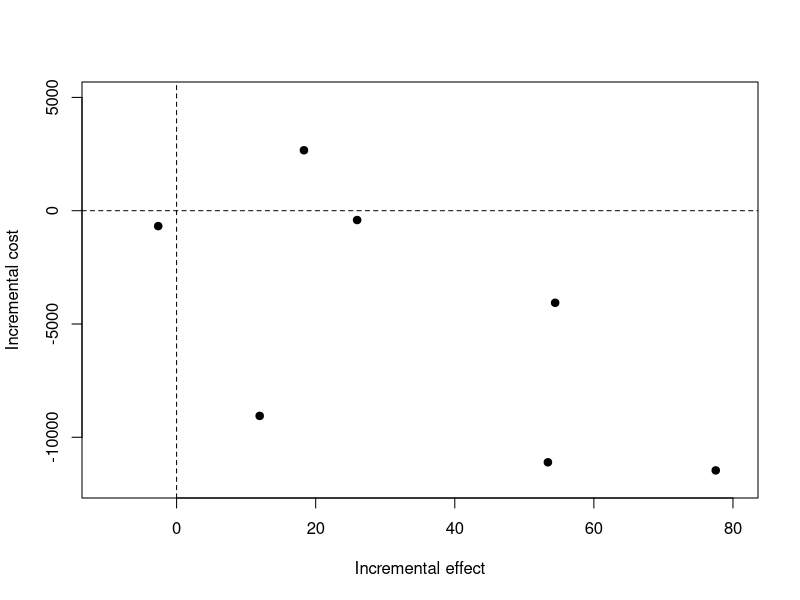
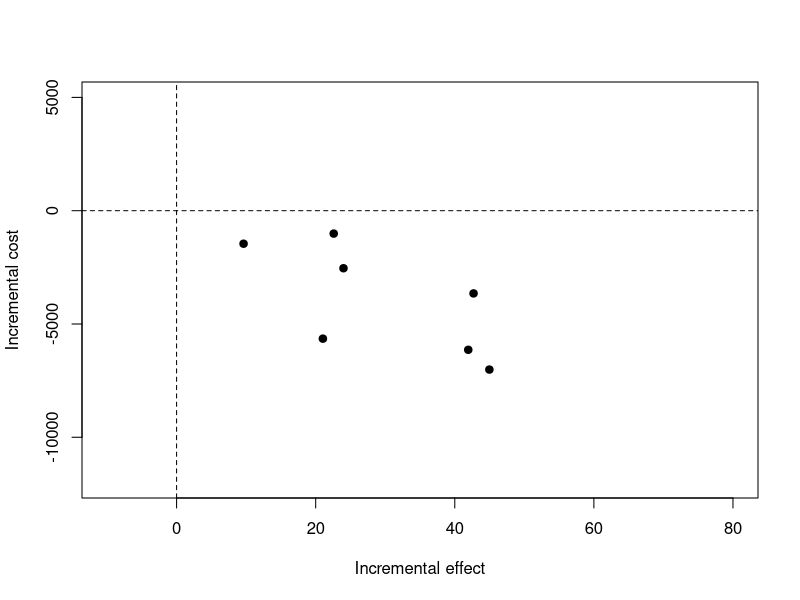
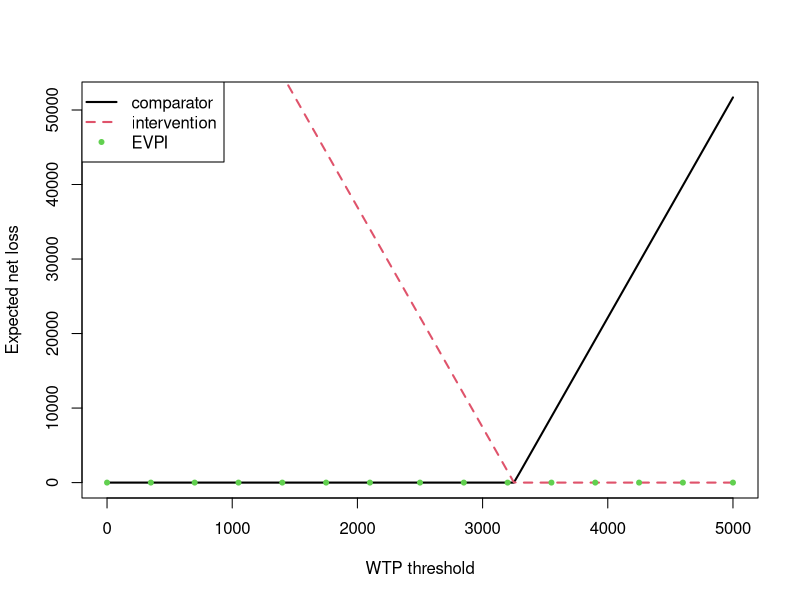
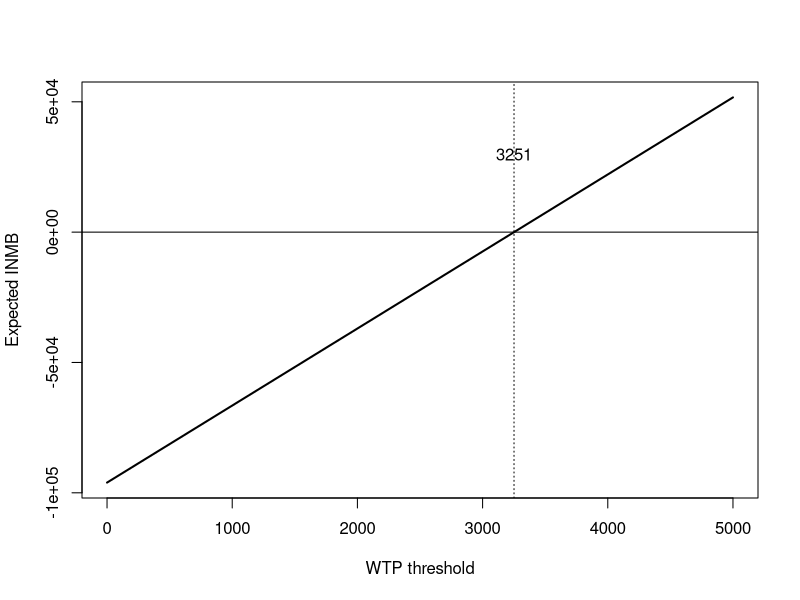
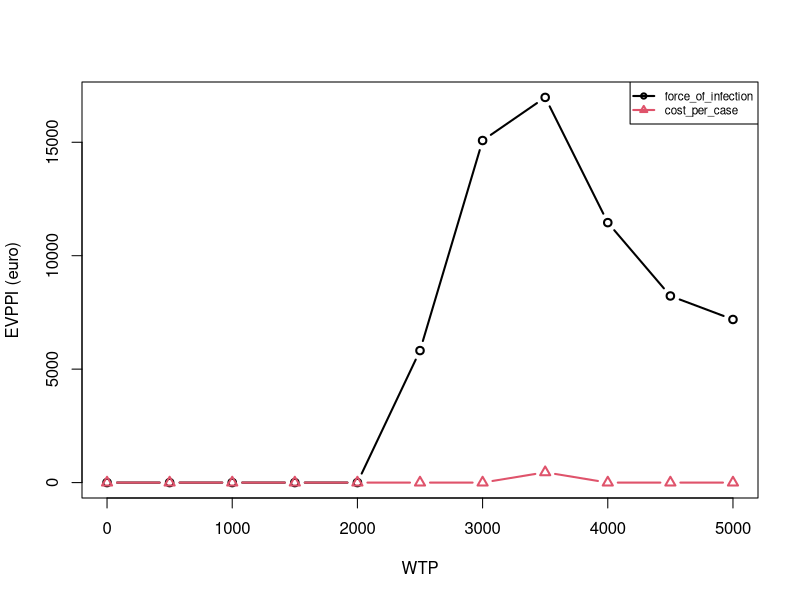

These charts were generated, in order, by the following R code:
## ---- chunk 1
set.seed(2020)

knitr::opts_chunk$set(fig.cap='', fig.align="center", message=FALSE, warning=FALSE, fig.height = 6, fig.width = 10)
## ---- chunk 2
sample_gamma = function(nsamples, mean, se){
  rgamma(nsamples, shape = mean^2 / se^2, rate = mean / se^2)
}

sample_beta_event = function(nsamples, events, sample_size){
  return(rbeta(nsamples, shape1 = events, shape2 = sample_size - events))
}

## ---- chunk 3

# set number of samples to include in the uncertainty analysis
nsamples = 7

# population details
targetgroup     = 10000 		# people>65 years

# force of infection
foi_mean        = 4   # cases
foi_sample_size = 60  # trial population

# cost per case
cost_mean = 10 # euro
cost_se   = 5  # euro

# program details
uptake_program          = 0.80
vaccine_efficacy        = 0.6
vaccine_price_per_dose  = 0 # euro

# QALY
QALYloss_case = 0.082

## ---- chunk 4

# set the random-number-generator seed to get exactly the same results each time you run the code
set.seed(345698) 

# comparator
force_of_infection   = sample_beta_event(nsamples,foi_mean,foi_sample_size)  
cost_per_case        = sample_gamma(nsamples, cost_mean, cost_se) 	  # euro
comp_infections      = force_of_infection * targetgroup
comp_QALY_loss       = comp_infections * QALYloss_case
comp_total_cost      = comp_infections * cost_per_case

# intervention
force_of_infection   = sample_beta_event(nsamples,foi_mean,foi_sample_size)  
cost_per_case        = sample_gamma(nsamples, cost_mean, cost_se) 	  # euro
interv_infections    = force_of_infection * targetgroup * (1 - vaccine_efficacy * uptake_program)
interv_QALY_loss     = interv_infections * QALYloss_case
interv_total_cost    = interv_infections * cost_per_case + (targetgroup * vaccine_price_per_dose * uptake_program)

# calculate incremental cost and effect
incr_QALY_gain = comp_QALY_loss - interv_QALY_loss
incr_cost =  interv_total_cost - comp_total_cost

# plot CE-plane
plot(x = incr_QALY_gain, y = incr_cost, xlim = c(-10,80), ylim = c(-12e3,5e3), 
        xlab = 'Incremental effect', ylab = 'Incremental cost', pch = 19)
abline(h=0,lty=2)
abline(v=0,lty=2)

# show table
data_out = data.frame(sample = 1:nsamples,
                      comp_total_cost = comp_total_cost,
                      interv_total_cost = interv_total_cost,
                      incr_cost = incr_cost,
                      comp_QALY_loss = comp_QALY_loss,
                      interv_QALY_loss = interv_QALY_loss,
                      incr_QALY_gain = incr_QALY_gain)

# print table
knitr::kable(round(data_out), caption = "Summary Table of Costs and QALY Values")
           
## ---- chunk 5

# check "baseline" infections

# Calculate baseline number of infections in program
###interv_infections = force_of_infection * targetgroup * (1 - vaccine_efficacy * uptake_program)
interv_infections_baseline = interv_infections / (1 - vaccine_efficacy * uptake_program)

# calculate difference for "current practice"
diff_current_practice = interv_infections_baseline - comp_infections 

# calculate difference with program in place
incr_infections_program =  interv_infections - comp_infections

data_out = data.frame(sample = 1:nsamples,
                      comp_infections = comp_infections,
                      interv_infections_baseline = interv_infections_baseline,
                      diff_current_practice = diff_current_practice,
                      interv_infections = interv_infections,
                      incr_infections_program = incr_infections_program
                       )

# print table
knitr::kable(round(data_out), caption = "Summary Table of Infections and QALY Values")
## ---- chunk 6

# set the random-number-generator seed to get exactly the same results each time you run the code
set.seed(345698) 

# comparator
force_of_infection   = sample_beta_event(nsamples,foi_mean,foi_sample_size)  
cost_per_case        = sample_gamma(nsamples, cost_mean, cost_se) 	  # euro
comp_infections      = force_of_infection * targetgroup
comp_QALY_loss       = comp_infections * QALYloss_case
comp_total_cost      = comp_infections * cost_per_case

# intervention
####force_of_infection   = sample_beta_event(nsamples,foi_mean,foi_sample_size)  
####cost_per_case        = sample_gamma(nsamples, cost_mean, cost_se) 	  # euro
interv_infections    = comp_infections * (1 - vaccine_efficacy * uptake_program)
interv_QALY_loss     = interv_infections * QALYloss_case
interv_total_cost    = interv_infections * cost_per_case + (targetgroup * vaccine_price_per_dose * uptake_program)

# calculate incremental cost and effect
incr_QALY_gain = comp_QALY_loss - interv_QALY_loss
incr_cost =  interv_total_cost - comp_total_cost

# plot CE-plane
plot(incr_QALY_gain,incr_cost, xlim = c(-10,80), ylim = c(-12e3,5e3), 
        xlab = 'Incremental effect', ylab = 'Incremental cost', pch = 19)
abline(h=0,lty=2)
abline(v=0,lty=2)

# show table
data_out = data.frame(sample = 1:nsamples,
                      comp_total_cost = comp_total_cost,
                      interv_total_cost = interv_total_cost,
                      incr_cost = incr_cost,
                      comp_QALY_loss = comp_QALY_loss,
                      interv_QALY_loss = interv_QALY_loss,
                      incr_QALY_gain = incr_QALY_gain)

# print table
knitr::kable(round(data_out), caption = "Summary Table of Costs and QALY Values")
           
## ---- chunk 7

# adjust program cost
incr_cost_adj = incr_cost + 100000

# set WTP threshold
k = 5000

inmb_sample = (incr_QALY_gain * k) - incr_cost_adj
inmb_pos    = as.numeric(inmb_sample > 0)

# show table
data_out = data.frame(sample = 1:nsamples,
                      incr_cost_adj = incr_cost_adj,
                      incr_QALY_gain = incr_QALY_gain,
                      inmb_sample = inmb_sample,
                      inmb_pos = inmb_pos)


# print table
knitr::kable(round(data_out), caption = "Summary Table per Sample (k = 5000)")

# summary statistics
inmb_mean    = mean(incr_QALY_gain * k) - mean(incr_cost_adj)
inmb_mean2   = mean(inmb_sample)
icer         = mean(incr_cost_adj) / mean(incr_QALY_gain)

# show table
data_out = data.frame(inmb_mean = inmb_mean,
                      inmb_mean2 = inmb_mean2,
                      inmb_pos = sum(inmb_pos) / length(inmb_pos),
                      icer = icer)

# print table
knitr::kable(data_out, caption = "Summary Table (k = 5000)")

## ---- chunk 8

# adjust program cost
incr_cost_adj = incr_cost + 100000

# set WTP threshold
k = 3500

inmb_sample = (incr_QALY_gain * k) - incr_cost_adj
inmb_pos    = as.numeric(inmb_sample > 0)

# show table
data_out = data.frame(sample = 1:nsamples,
                      incr_cost_adj = incr_cost_adj,
                      incr_QALY_gain = incr_QALY_gain,
                      inmb_sample = inmb_sample,
                      inmb_pos = inmb_pos)


# print table
knitr::kable(round(data_out), caption = "Summary Table per Sample (k = 3500)")


# summary statistics
inmb_mean = mean(incr_QALY_gain * k) - mean(incr_cost_adj)
icer      = mean(incr_cost_adj) / mean(incr_QALY_gain)

# show table
data_out = data.frame(inmb_mean = inmb_mean,
                      inmb_pos = sum(inmb_pos) / length(inmb_pos),
                      icer = icer)

# print table
knitr::kable(data_out, caption = "Summary Table (k = 3500)")

## ---- chunk 9

# adjust program cost
incr_cost_adj = incr_cost + 100000

# set WTP threshold
k = seq(0,5000,50)

inmb_wtp = mean(incr_QALY_gain) * k - mean(incr_cost_adj)
inmb_pos = as.numeric(inmb_wtp > 0)

net_loss_comparator = (inmb_pos == TRUE) * inmb_wtp
net_loss_intervention = (inmb_pos == FALSE) * -inmb_wtp

# show table
data_out = data.frame(k = k,
                      inmb_wtp = inmb_wtp,
                      inmb_pos = inmb_pos,
                      net_loss_comparator = net_loss_comparator,
                      net_loss_intervention = net_loss_intervention)


# print table
knitr::kable(round(data_out), caption = "Summary Table Net Loss")

# Plot Net Loss
plot(k, net_loss_comparator, type = 'l', xlab = 'WTP threshold', ylab = 'Expected net loss', lwd=2)
lines(k, net_loss_intervention, xlab = 'WTP threshold', ylab = 'Expected net loss', col =  2, lty=2, lwd = 2)

# PLOT EVPI
evpi <- apply(cbind(net_loss_comparator,net_loss_intervention),1,min)

#plot subset
subs <- seq(1,length(evpi),length=15)
points(k[subs],evpi[subs],pch=20,col=3)

# add legend
legend('topleft',
       c('comparator',
       'intervention',
       'EVPI'),
       col=1:3,
       lwd=c(2,2,NA),
       pch=c(NA,NA,20),
       lty=1:2)

## ---- chunk 10
# Plot INMB
plot(k, inmb_wtp, type = 'l', xlab = 'WTP threshold', ylab = 'Expected INMB', lwd=2)
abline(h=0)
abline(v=icer, lty=3)
text(x = icer, y = 3e4, labels = round(icer))

## ---- chunk 11

# load package for GAM
library(mgcv)

# specify WTP
opt_wtp <- seq(0,5000,500)
num_wtp <- length(opt_wtp)

# combine input parameters with uncertainty
model_param = data.frame(force_of_infection= force_of_infection,
                         cost_per_case = cost_per_case)

# specify the number parameter values
num_param <- ncol(model_param)

# initiate matrix to store EVPPI values
evppi <- matrix(0,num_wtp,num_param)  

# run over all WTP levels
for(j in 1:length(opt_wtp)){
  
  # set WTP threshold
  k = opt_wtp[j]
  
  # calculate INMB
  inmb_sample = (incr_QALY_gain * k) - incr_cost_adj
  
  # approximate NL for each parameter value
  for(i in 1:num_param){
    
    model     = gam(inmb_sample ~ model_param[,i])
    g.hat_new = model$fitted

    perfect.info  <- mean(pmax(g.hat_new,0))
    baseline      <- pmax(mean(g.hat_new),0)
    
    ## estimate EVPPI 
    evppi[j,i]  <- round(perfect.info - baseline, digits=4) 
  }
}  

# add column names
colnames(evppi) <- colnames(model_param)


data.frame(inmb_sample = inmb_sample,
          model_param = model_param[,i],
          g.hat_new = g.hat_new)

## ---- chunk 12


# start with empty plot, and add EVPPI one by one
plot(range(opt_wtp),range(evppi),col=0, xlab = "WTP",ylab="EVPPI (euro)")
for(i in 1:ncol(evppi)){
  lines(opt_wtp,evppi[,i],type='b',lwd=2,col=i,pch=i)
}
legend('topright',
       colnames(model_param),
       col=1:num_param,
       pch=1:num_param,
       lwd=2,
       cex=0.7)

## ---- chunk 13
vaccine_price_per_dose <- 12.5

# select one WTP
k = 2500

evvpi_vector <- vector(length=nsamples)  # program vs doing nothing

for(i in 1:nsamples){

# let's say cost_per_case is known
cost_per_case_fixed <- cost_per_case[i]

# account for uncertainty in force of infection...

# comparator
comp_infections      = force_of_infection * targetgroup
comp_QALY_loss       = comp_infections * QALYloss_case
comp_total_cost      = comp_infections * cost_per_case_fixed

# intervention
interv_infections    = comp_infections * (1 - vaccine_efficacy * uptake_program)
interv_QALY_loss     = interv_infections * QALYloss_case
interv_total_cost    = interv_infections * cost_per_case_fixed + (targetgroup * vaccine_price_per_dose * uptake_program)

# calculate incremental cost and effect
incr_QALY_gain = comp_QALY_loss - interv_QALY_loss
incr_cost =  interv_total_cost - comp_total_cost

# calculate inmb
inmb_sample = (incr_QALY_gain * k) - incr_cost

perfect.info  <- mean(pmax(inmb_sample,0)) # select best options
baseline      <- pmax(mean(inmb_sample),0) # mean

## estimate EVPPI 
evvpi_vector[i]  <- round(perfect.info - baseline, digits=4) 
}

mean(evvpi_vector)

cbind(opt_wtp,evppi)

